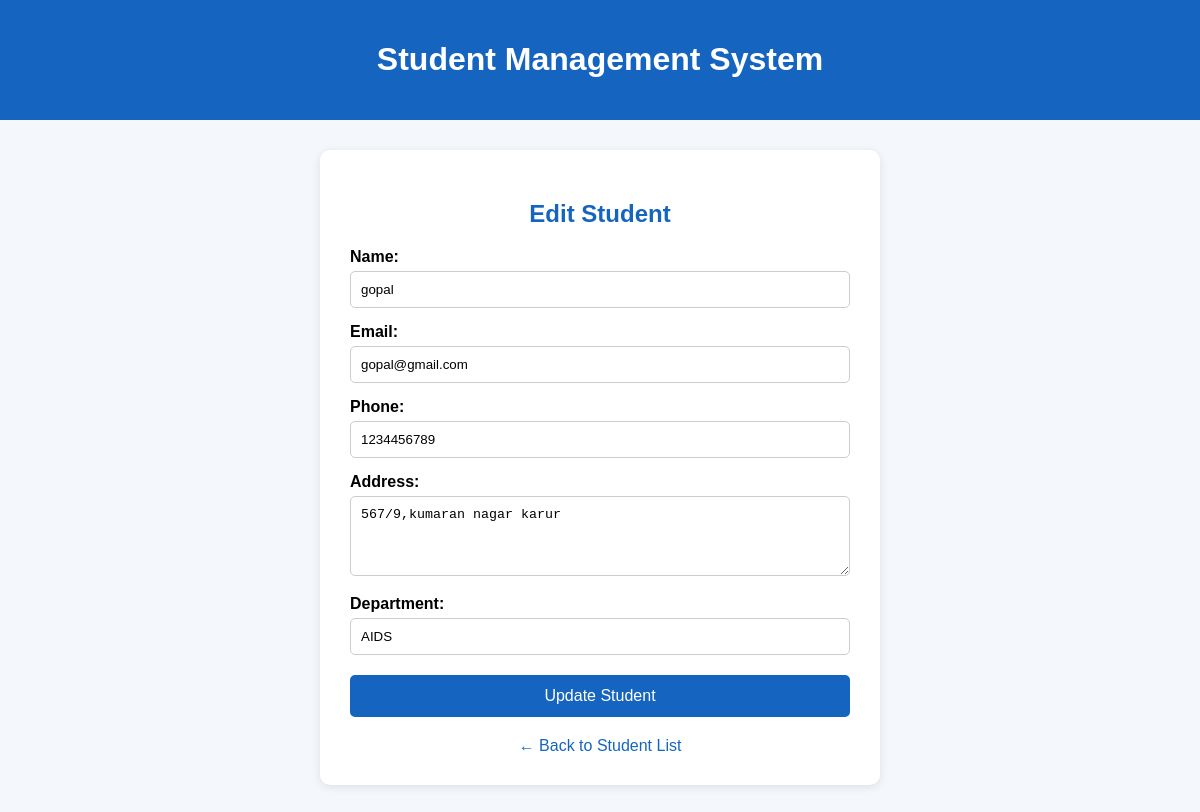
Page /edit/4/ on the committed database.
### students/models.py (models this page shows, shortened)
class Student(models.Model):
    name = models.CharField(max_length=100)
    email = models.EmailField(unique=True)
    phone = models.CharField(max_length=15)
    address = models.TextField()
    department = models.CharField(max_length=100)

### students/views.py (the view, shortened to what this page needs)
# urls.py: path('edit/<int:id>/', views.edit_student, name='edit_student'),
def edit_student(request, id):
    student = Student.objects.get(id=id)
    return render(request, 'students/edit_student.html', {
        'student': student
    })

### students/templates/students/edit_student.html (shortened to what this page needs)
<!DOCTYPE html>
<html>
<head>
</head>
<body>
    <div class="header">
        <h1>Student Management System</h1>
    </div>
    <div class="container">
        <h2>Edit Student</h2>
        <form method="POST">
            <label>Name:</label>
            <input
                type="text"
                name="name"
                value="{{ student.name }}"
                required
            >
            <label>Email:</label>
            <input
                type="email"
                name="email"
                value="{{ student.email }}"
                required
            >
            <label>Phone:</label>
            <input
                type="tel"
                name="phone"
                value="{{ student.phone }}"
                pattern="[0-9]{10}"
                maxlength="10"
                required
            >
            <label>Address:</label>
            <textarea
                name="address"
                required
            >{{ student.address }}</textarea>
            <label>Department:</label>
            <input
                type="text"
                name="department"
                value="{{ student.department }}"
                required
            >
            <button type="submit">
                Update Student
            </button>
        </form>
        <a href="{% url 'student_list' %}" class="back">
            ← Back to Student List
        </a>
    </div>
</body>
</html>

### students/templates/students/edit_student.html (style rules this page uses)
body { font-family: Arial, sans-serif; background-color: #f4f7fb; margin: 0; }
.header { background-color: #1565c0; color: white; text-align: center; padding: 20px; }
.container { width: 500px; margin: 30px auto; background-color: white; padding: 30px; border-radius: 10px; box-shadow: 0 2px 10px rgba(0,0,0,0.1); }
h2 { color: #1565c0; text-align: center; }
label { display: block; margin-top: 15px; margin-bottom: 5px; font-weight: bold; }
input, textarea { width: 100%; padding: 10px; border: 1px solid #ccc; border-radius: 5px; box-sizing: border-box; }
textarea { height: 80px; }
button { width: 100%; margin-top: 20px; padding: 12px; background-color: #1565c0; color: white; border: none; border-radius: 5px; cursor: pointer; font-size: 16px; }
.back { display: block; text-align: center; margin-top: 20px; color: #1565c0; text-decoration: none; }

### rows in the picture
Student: name "gopal", email "gopal@gmail.com", phone "1234456789", address "567/9,kumaran nagar karur", department "AIDS"
